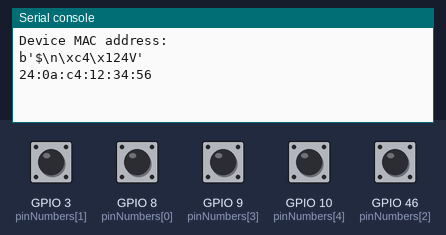
Simulated run of this program. Board: ESP32 board running MicroPython. On the bench: the last lines printed to the serial console. The inputs (shaded band) are chosen by the test bench; at power-on: GPIO 3 (pinNumbers[1]), GPIO 8 (pinNumbers[0]), GPIO 9 (pinNumbers[3]), GPIO 10 (pinNumbers[4]), GPIO 46 (pinNumbers[2]) HIGH. No radio messages arrive unless stated (any console line starting 'radio sent:' is added by the test bench).

Above: at 1.2 s.
1.3 s: GPIO 3 (pinNumbers[1]) pulled LOW for 0.15 s
At 2.2 s:
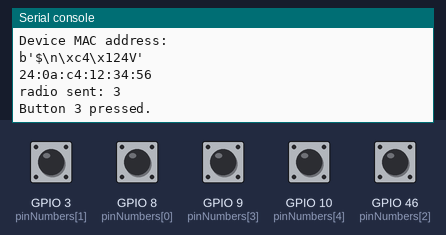
2.9 s: GPIO 8 (pinNumbers[0]) pulled LOW for 0.15 s
At 3.4 s:
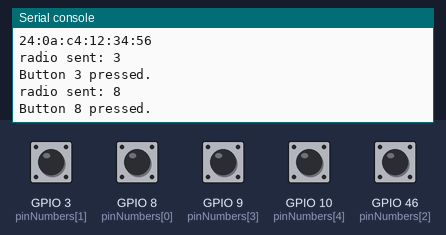
4.5 s: GPIO 9 (pinNumbers[3]) pulled LOW for 0.15 s
At 5.7 s:
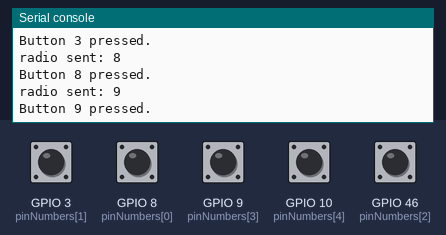
6.1 s: GPIO 10 (pinNumbers[4]) pulled LOW for 0.15 s
At 7.0 s:
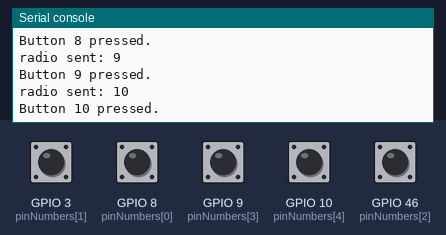
7.7 s: GPIO 46 (pinNumbers[2]) pulled LOW for 0.15 s
At 8.2 s:
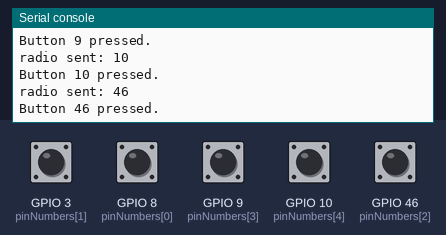
9.3 s: GPIO 3 (pinNumbers[1]) pulsed LOW 2 times (0.12 s each, 0.3 s apart)
At 10.8 s:
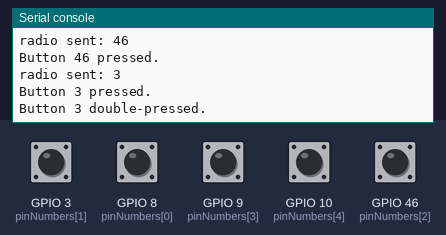
Timing chart, 0 to 12.3 s (numbered marks = the images above; inputs shaded):
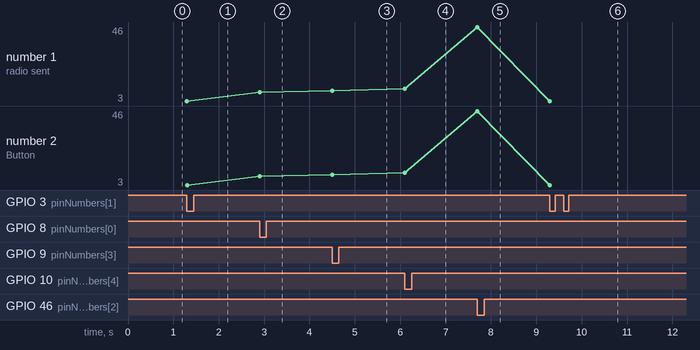

Measured:
- after the input at 1.3 s, the serial console: prints a new line at once (image 1)
- after the input at 2.9 s, the serial console: prints a new line at once (image 2)
- after the input at 4.5 s, the serial console: prints a new line at once (image 3)
- after the input at 6.1 s, the serial console: prints a new line at once (image 4)
- after the input at 7.7 s, the serial console: prints a new line at once (image 5)
- after the input at 9.3 s, the serial console: prints a new line at once (image 6)
- plotted number 1: 3 → 8 after the input at 2.9 s, 8 → 9 after the input at 4.5 s, 9 → 10 after the input at 6.1 s, 10 → 46 after the input at 7.7 s, 46 → 3 after the input at 9.3 s
- plotted number 2: 3 → 8 after the input at 2.9 s, 8 → 9 after the input at 4.5 s, 9 → 10 after the input at 6.1 s, 10 → 46 after the input at 7.7 s, 46 → 3 after the input at 9.3 s

The program:

sender.py
```python
import network
import espnow

from machine import Pin
from time import sleep, ticks_ms
from math import fabs

# Display the mac address for this device.
import ubinascii
print('Device MAC address:')
print(network.WLAN().config('mac'))
print(ubinascii.hexlify(network.WLAN().config('mac'),':').decode())

# A WLAN interface must be active to send()/recv()
sta = network.WLAN(network.STA_IF)  # Or network.AP_IF
sta.active(True)
#sta.disconnect()      # For ESP8266

e = espnow.ESPNow()
e.active(True)
#peer = b'4\x85\x18\x90\x85X'   # MAC address of peer's wifi interface
peer = b'4\x85\x18\x91\xf7|'   # MAC address of peer's wifi interface
e.add_peer(peer)      # Must add_peer() before send()

'''
e.send(peer, "Starting...")
for i in range(100):
    e.send(peer, str(i)*20, True)
    time.sleep(1)
e.send(peer, b'end')
'''

#pinNumbers = [8, 3, 46, 9, 10, 11, 12, 13]
pinNumbers = [8, 3, 46, 9, 10]

# An array to track the last time a pin was pressed, to act as a form of additional debouncing.
pressed = {}
for p in pinNumbers:
    pressed[p] = ticks_ms()

def transmit(p):
    if fabs(pressed[p] - ticks_ms()) < 500:
        print("Button {} double-pressed.".format(p))
        return
    e.send(peer, "{}".format(p))
    pressed[p] = ticks_ms()
    print("Button {} pressed.".format(p))

pinObjects = {}
pinCallbacks = {}

for p in pinNumbers:
    pinObjects[p] = Pin(p, Pin.IN, Pin.PULL_UP)
    pinCallbacks[p] = eval("lambda p: transmit({})".format(p))
    pinObjects[p].irq(pinCallbacks[p], Pin.IRQ_FALLING)

'''
bS = Pin(8, Pin.IN, Pin.PULL_UP)
bS.irq(lambda p:transmit(8), Pin.IRQ_FALLING)
'''
```
